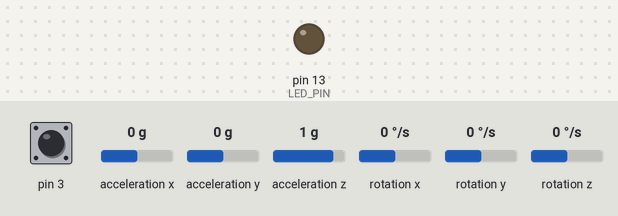
Bench run of a sketch on a simulated Arduino Leonardo, built with avr-gcc and run on an emulated ATmega32U4. Parts: output pins drawn as LEDs (lit = HIGH). Dashed ring = blinking. Inputs (shaded band) come from the test bench; at power-on: pin 3 HIGH, acceleration x 0 g, acceleration y 0 g, acceleration z 1 g, rotation x 0 °/s, rotation y 0 °/s, rotation z 0 °/s. The sensor or clock chip raises its interrupt line as the real part does; what the sketch prints to the serial monitor is not drawn.

Above: at 0.1 s.
At 0.68 s:
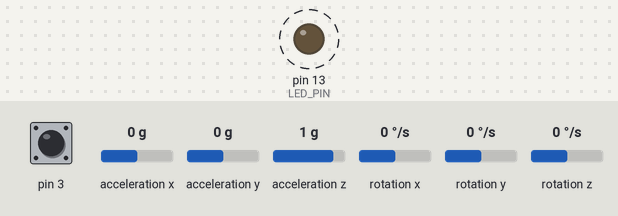
Timing chart, 0 to 3.5 s (numbered marks = the images above):
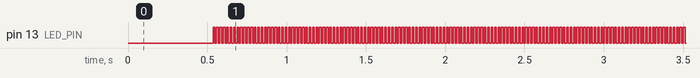

The sketch:

testMPU.ino
```cpp
// I2C device class (I2Cdev) demonstration Arduino sketch for MPU6050 class using DMP (MotionApps v2.0)
// 6/21/2012 by Jeff Rowberg <jeff@rowberg.net>
// Updates should (hopefully) always be available at https://github.com/jrowberg/i2cdevlib
//
// Changelog:
//      2013-05-08 - added seamless Fastwire support
//                 - added note about gyro calibration
//      2012-06-21 - added note about Arduino 1.0.1 + Leonardo compatibility error
//      2012-06-20 - improved FIFO overflow handling and simplified read process
//      2012-06-19 - completely rearranged DMP initialization code and simplification
//      2012-06-13 - pull gyro and accel data from FIFO packet instead of reading directly
//      2012-06-09 - fix broken FIFO read sequence and change interrupt detection to RISING
//      2012-06-05 - add gravity-compensated initial reference frame acceleration output
//                 - add 3D math helper file to DMP6 example sketch
//                 - add Euler output and Yaw/Pitch/Roll output formats
//      2012-06-04 - remove accel offset clearing for better results (thanks Sungon Lee)
//      2012-06-01 - fixed gyro sensitivity to be 2000 deg/sec instead of 250
//      2012-05-30 - basic DMP initialization working

// calibration: http://42bots.com/tutorials/arduino-script-for-mpu-6050-auto-calibration/

/* ============================================
  I2Cdev device library code is placed under the MIT license
  Copyright (c) 2012 Jeff Rowberg

  Permission is hereby granted, free of charge, to any person obtaining a copy
  of this software and associated documentation files (the "Software"), to deal
  in the Software without restriction, including without limitation the rights
  to use, copy, modify, merge, publish, distribute, sublicense, and/or sell
  copies of the Software, and to permit persons to whom the Software is
  furnished to do so, subject to the following conditions:

  The above copyright notice and this permission notice shall be included in
  all copies or substantial portions of the Software.

  THE SOFTWARE IS PROVIDED "AS IS", WITHOUT WARRANTY OF ANY KIND, EXPRESS OR
  IMPLIED, INCLUDING BUT NOT LIMITED TO THE WARRANTIES OF MERCHANTABILITY,
  FITNESS FOR A PARTICULAR PURPOSE AND NONINFRINGEMENT. IN NO EVENT SHALL THE
  AUTHORS OR COPYRIGHT HOLDERS BE LIABLE FOR ANY CLAIM, DAMAGES OR OTHER
  LIABILITY, WHETHER IN AN ACTION OF CONTRACT, TORT OR OTHERWISE, ARISING FROM,
  OUT OF OR IN CONNECTION WITH THE SOFTWARE OR THE USE OR OTHER DEALINGS IN
  THE SOFTWARE.
  ===============================================
*/

// I2Cdev and MPU6050 must be installed as libraries, or else the .cpp/.h files
// for both classes must be in the include path of your project
#include "I2Cdev.h"

#include "MPU6050_6Axis_MotionApps20.h"
//#include "MPU6050.h" // not necessary if using MotionApps include file

// Arduino Wire library is required if I2Cdev I2CDEV_ARDUINO_WIRE implementation
// is used in I2Cdev.h
#if I2CDEV_IMPLEMENTATION == I2CDEV_ARDUINO_WIRE
#include "Wire.h"
#endif

// class default I2C address is 0x68
// specific I2C addresses may be passed as a parameter here
// AD0 low = 0x68 (default for SparkFun breakout and InvenSense evaluation board)
// AD0 high = 0x69
MPU6050 mpu;
//MPU6050 mpu(0x69); // <-- use for AD0 high

/* =========================================================================
   NOTE: In addition to connection 3.3v, GND, SDA, and SCL, this sketch
   depends on the MPU-6050's INT pin being connected to the Arduino's
   external interrupt #0 pin. On the Arduino Uno and Mega 2560, this is
   digital I/O pin 2.
   ========================================================================= */

/* =========================================================================
   NOTE: Arduino v1.0.1 with the Leonardo board generates a compile error
   when using Serial.write(buf, len). The Teapot output uses this method.
   The solution requires a modification to the Arduino USBAPI.h file, which
   is fortunately simple, but annoying. This will be fixed in the next IDE
   release. For more info, see these links:

   http://arduino.cc/forum/index.php/topic,109987.0.html
   http://code.google.com/p/arduino/issues/detail?id=958
   ========================================================================= */


// uncomment "OUTPUT_READABLE_QUATERNION" if you want to see the actual
// quaternion components in a [w, x, y, z] format (not best for parsing
// on a remote host such as Processing or something though)
//#define OUTPUT_READABLE_QUATERNION

// uncomment "OUTPUT_READABLE_EULER" if you want to see Euler angles
// (in degrees) calculated from the quaternions coming from the FIFO.
// Note that Euler angles suffer from gimbal lock (for more info, see
// http://en.wikipedia.org/wiki/Gimbal_lock)
//#define OUTPUT_READABLE_EULER

// uncomment "OUTPUT_READABLE_YAWPITCHROLL" if you want to see the yaw/
// pitch/roll angles (in degrees) calculated from the quaternions coming
// from the FIFO. Note this also requires gravity vector calculations.
// Also note that yaw/pitch/roll angles suffer from gimbal lock (for
// more info, see: http://en.wikipedia.org/wiki/Gimbal_lock)
#define OUTPUT_READABLE_YAWPITCHROLL

// uncomment "OUTPUT_READABLE_REALACCEL" if you want to see acceleration
// components with gravity removed. This acceleration reference frame is
// not compensated for orientation, so +X is always +X according to the
// sensor, just without the effects of gravity. If you want acceleration
// compensated for orientation, us OUTPUT_READABLE_WORLDACCEL instead.
//#define OUTPUT_READABLE_REALACCEL

// uncomment "OUTPUT_READABLE_WORLDACCEL" if you want to see acceleration
// components with gravity removed and adjusted for the world frame of
// reference (yaw is relative to initial orientation, since no magnetometer
// is present in this case). Could be quite handy in some cases.
//#define OUTPUT_READABLE_WORLDACCEL

// uncomment "OUTPUT_TEAPOT" if you want output that matches the
// format used for the InvenSense teapot demo
//#define OUTPUT_TEAPOT


#define LED_PIN 13 // (Arduino is 13, Teensy is 11, Teensy++ is 6)
bool blinkState = false;

// MPU control/status vars
bool dmpReady = false;  // set true if DMP init was successful
uint8_t mpuIntStatus;   // holds actual interrupt status byte from MPU
uint8_t devStatus;      // return status after each device operation (0 = success, !0 = error)
uint16_t packetSize;    // expected DMP packet size (default is 42 bytes)
uint16_t fifoCount;     // count of all bytes currently in FIFO
uint8_t fifoBuffer[64]; // FIFO storage buffer

// orientation/motion vars
Quaternion q;           // [w, x, y, z]         quaternion container
VectorInt16 aa;         // [x, y, z]            accel sensor measurements
VectorInt16 aaReal;     // [x, y, z]            gravity-free accel sensor measurements
VectorInt16 aaWorld;    // [x, y, z]            world-frame accel sensor measurements
VectorFloat gravity;    // [x, y, z]            gravity vector
float euler[3];         // [psi, theta, phi]    Euler angle container
float ypr[3];           // [yaw, pitch, roll]   yaw/pitch/roll container and gravity vector

// packet structure for InvenSense teapot demo
uint8_t teapotPacket[14] = { '$', 0x02, 0, 0, 0, 0, 0, 0, 0, 0, 0x00, 0x00, '\r', '\n' };


int cnt = 0;
int cnt1 = 0;
// ================================================================
// ===               INTERRUPT DETECTION ROUTINE                ===
// ================================================================

volatile bool mpuInterrupt = false;     // indicates whether MPU interrupt pin has gone high
void dmpDataReady() {
  mpuInterrupt = true;
}


// ================================================================
// ===                      INITIAL SETUP                       ===
// ================================================================

void setup() {
  // join I2C bus (I2Cdev library doesn't do this automatically)
#if I2CDEV_IMPLEMENTATION == I2CDEV_ARDUINO_WIRE
  Wire.begin();
  TWBR = 24; // 400kHz I2C clock (200kHz if CPU is 8MHz)
#elif I2CDEV_IMPLEMENTATION == I2CDEV_BUILTIN_FASTWIRE
  Fastwire::setup(400, true);
#endif

  // initialize serial communication
  // (115200 chosen because it is required for Teapot Demo output, but it's
  // really up to you depending on your project)
  Serial.begin(57600);
  while (!Serial); // wait for Leonardo enumeration, others continue immediately

  // NOTE: 8MHz or slower host processors, like the Teensy @ 3.3v or Ardunio
  // Pro Mini running at 3.3v, cannot handle this baud rate reliably due to
  // the baud timing being too misaligned with processor ticks. You must use
  // 38400 or slower in these cases, or use some kind of external separate
  // crystal solution for the UART timer.

  // initialize device
  Serial.println(F("Initializing I2C devices..."));
  mpu.initialize();

  // verify connection
  Serial.println(F("Testing device connections..."));
  Serial.println(mpu.testConnection() ? F("MPU6050 connection successful") : F("MPU6050 connection failed"));

  // wait for ready
  Serial.println(F("\nSend any character to begin DMP programming and demo: "));
  // while (Serial.available() && Serial.read()); // empty buffer
  // while (!Serial.available());                 // wait for data
  // while (Serial.available() && Serial.read()); // empty buffer again

  // load and configure the DMP
  Serial.println(F("Initializing DMP..."));
  devStatus = mpu.dmpInitialize();

  // supply your own gyro offsets here, scaled for min sensitivity
  mpu.setXGyroOffset(135);
  mpu.setYGyroOffset(34);
  mpu.setZGyroOffset(-30);
  mpu.setZAccelOffset(1736); // 1688 factory default for my test chip

  // make sure it worked (returns 0 if so)
  if (devStatus == 0) {
    // turn on the DMP, now that it's ready
    Serial.println(F("Enabling DMP..."));
    mpu.setDMPEnabled(true);

    // enable Arduino interrupt detection
    Serial.println(F("Enabling interrupt detection (Arduino external interrupt 0)..."));
    attachInterrupt(0, dmpDataReady, RISING);
    mpuIntStatus = mpu.getIntStatus();

    // set our DMP Ready flag so the main loop() function knows it's okay to use it
    Serial.println(F("DMP ready! Waiting for first interrupt..."));
    dmpReady = true;

    // get expected DMP packet size for later comparison
    packetSize = mpu.dmpGetFIFOPacketSize();
  } else {
    // ERROR!
    // 1 = initial memory load failed
    // 2 = DMP configuration updates failed
    // (if it's going to break, usually the code will be 1)
    Serial.print(F("DMP Initialization failed (code "));
    Serial.print(devStatus);
    Serial.println(F(")"));
  }

  // configure LED for output
  pinMode(LED_PIN, OUTPUT);
}


// ================================================================
// ===                    MAIN PROGRAM LOOP                     ===
// ================================================================

void loop() {
  // if programming failed, don't try to do anything
  if (!dmpReady) return;

  // wait for MPU interrupt or extra packet(s) available
  while (!mpuInterrupt && fifoCount < packetSize) {
    // other program behavior stuff here
    // .
    // .
    // .
    // if you are really paranoid you can frequently test in between other
    // stuff to see if mpuInterrupt is true, and if so, "break;" from the
    // while() loop to immediately process the MPU data
    // .
    // .
    // .
 /*     cnt++;
  if (cnt % 10 == 0) {
    cnt = 0;
    Serial.println(cnt1++);
  }*/
  }

  // reset interrupt flag and get INT_STATUS byte
  mpuInterrupt = false;
  mpuIntStatus = mpu.getIntStatus();

  // get current FIFO count
  fifoCount = mpu.getFIFOCount();

  // check for overflow (this should never happen unless our code is too inefficient)
  if ((mpuIntStatus & 0x10) || fifoCount == 1024) {
    // reset so we can continue cleanly
    mpu.resetFIFO();
    Serial.println(F("FIFO overflow!"));

    // otherwise, check for DMP data ready interrupt (this should happen frequently)
  } else if (mpuIntStatus & 0x02) {
    // wait for correct available data length, should be a VERY short wait
    while (fifoCount < packetSize) fifoCount = mpu.getFIFOCount();

    // read a packet from FIFO
    mpu.getFIFOBytes(fifoBuffer, packetSize);

    // track FIFO count here in case there is > 1 packet available
    // (this lets us immediately read more without waiting for an interrupt)
    fifoCount -= packetSize;

#ifdef OUTPUT_READABLE_QUATERNION
    // display quaternion values in easy matrix form: w x y z
    mpu.dmpGetQuaternion(&q, fifoBuffer);
    Serial.print("quat\t");
    Serial.print(q.w);
    Serial.print("\t");
    Serial.print(q.x);
    Serial.print("\t");
    Serial.print(q.y);
    Serial.print("\t");
    Serial.println(q.z);
#endif

#ifdef OUTPUT_READABLE_EULER
    // display Euler angles in degrees
    mpu.dmpGetQuaternion(&q, fifoBuffer);
    mpu.dmpGetEuler(euler, &q);
    Serial.print("euler\t");
    Serial.print(euler[0] * 180 / M_PI);
    Serial.print("\t");
    Serial.print(euler[1] * 180 / M_PI);
    Serial.print("\t");
    Serial.println(euler[2] * 180 / M_PI);
#endif

#ifdef OUTPUT_READABLE_YAWPITCHROLL
    // display Euler angles in degrees
    mpu.dmpGetQuaternion(&q, fifoBuffer);
    mpu.dmpGetGravity(&gravity, &q);
    mpu.dmpGetYawPitchRoll(ypr, &q, &gravity);
    Serial.print("ypr\t");
    Serial.print(ypr[0] * 180 / M_PI);
    Serial.print("\t");
    Serial.print(ypr[1] * 180 / M_PI);
    Serial.print("\t");
    Serial.println(ypr[2] * 180 / M_PI);
#endif

#ifdef OUTPUT_READABLE_REALACCEL
    // display real acceleration, adjusted to remove gravity
    mpu.dmpGetQuaternion(&q, fifoBuffer);
    mpu.dmpGetAccel(&aa, fifoBuffer);
    mpu.dmpGetGravity(&gravity, &q);
    mpu.dmpGetLinearAccel(&aaReal, &aa, &gravity);
    Serial.print("areal\t");
    Serial.print(aaReal.x);
    Serial.print("\t");
    Serial.print(aaReal.y);
    Serial.print("\t");
    Serial.println(aaReal.z);
#endif

#ifdef OUTPUT_READABLE_WORLDACCEL
    // display initial world-frame acceleration, adjusted to remove gravity
    // and rotated based on known orientation from quaternion
    mpu.dmpGetQuaternion(&q, fifoBuffer);
    mpu.dmpGetAccel(&aa, fifoBuffer);
    mpu.dmpGetGravity(&gravity, &q);
    mpu.dmpGetLinearAccel(&aaReal, &aa, &gravity);
    mpu.dmpGetLinearAccelInWorld(&aaWorld, &aaReal, &q);
    Serial.print("aworld\t");
    Serial.print(aaWorld.x);
    Serial.print("\t");
    Serial.print(aaWorld.y);
    Serial.print("\t");
    Serial.println(aaWorld.z);
#endif

#ifdef OUTPUT_TEAPOT
    // display quaternion values in InvenSense Teapot demo format:
    teapotPacket[2] = fifoBuffer[0];
    teapotPacket[3] = fifoBuffer[1];
    teapotPacket[4] = fifoBuffer[4];
    teapotPacket[5] = fifoBuffer[5];
    teapotPacket[6] = fifoBuffer[8];
    teapotPacket[7] = fifoBuffer[9];
    teapotPacket[8] = fifoBuffer[12];
    teapotPacket[9] = fifoBuffer[13];
    Serial.write(teapotPacket, 14);
    teapotPacket[11]++; // packetCount, loops at 0xFF on purpose
#endif

    // blink LED to indicate activity
    blinkState = !blinkState;
    digitalWrite(LED_PIN, blinkState);
  }

}
```

Measured:
- by itself, pin 13 (LED_PIN): alternates HIGH for 0.01 s and LOW for 0.01 s
